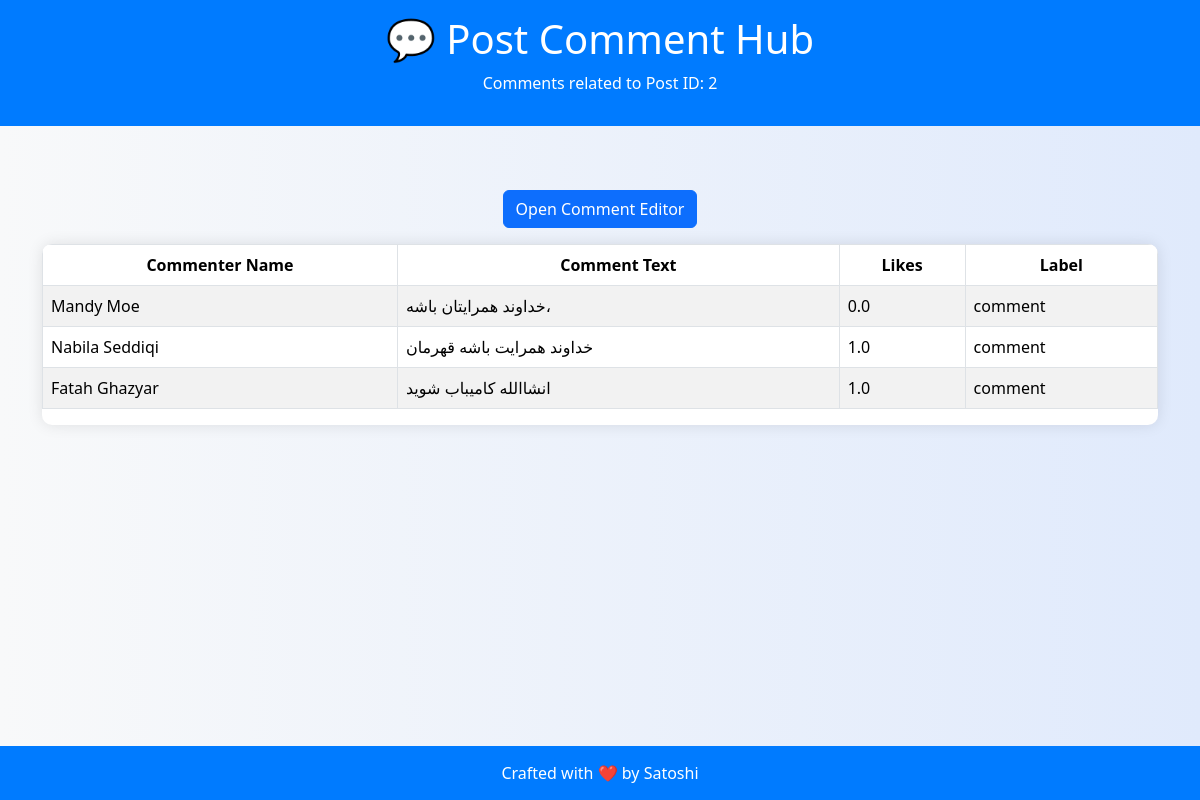
/postcomments/2/, run on the app's committed database.
### KATAPP/models.py (models this page shows)
class Comments(models.Model):
    comment_id = models.AutoField(primary_key=True)  # or IntegerField if manually set
    post_id = models.IntegerField(db_column='post-id', blank=True, null=True)  # Field renamed to remove unsuitable characters.
    commenttext = models.TextField(blank=True, null=True)
    commenter_name = models.TextField(db_column='commenter name', blank=True, null=True)  # Field renamed to remove unsuitable characters.
    likescount_on_comment = models.FloatField(db_column='likescount on comment', blank=True, null=True)  # Field renamed to remove unsuitable characters.
    comment_label = models.TextField(db_column='comment label', blank=True, null=True)  # Field renamed to remove unsuitable characters.
    label = models.TextField(db_column='Label', blank=True, null=True)  # Field name made lowercase.
    annotatorOne_comment_label = models.TextField(db_column='annotatorOne_comment_label', blank=True, null=True)  # Field renamed to remove unsuitable characters.
    annotatorTwo_comment_label = models.TextField(db_column='annotatorTwo_comment_label', blank=True, null=True)  # Field renamed to remove unsuitable characters.
    annotatorThree_comment_label = models.TextField(db_column='annotatorThree_comment_label', blank=True, null=True)  # Field renamed to remove unsuitable characters.
    class Meta:
        managed = False
        db_table = 'comments'

### KATAPP/views.py (the view)
# urls.py: path('postcomments/<int:post_id>/', views.post_comments_view, name='postcomments'),
def post_comments_view(request, post_id):
    comments = Comments.objects.filter(post_id=post_id)
    context = {
        'post_id': post_id,
        'comments': comments,
    }
    return render(request, 'postcommenthub.html', context)\

### Templates/postcommenthub.html (shortened to what this page needs)
<!DOCTYPE html>
<html lang="en">
<head>
    <link href="https://cdn.jsdelivr.net/npm/bootstrap@5.3.2/dist/css/bootstrap.min.css" rel="stylesheet">
</head>
<body>
<header>
    <h1>💬 Post Comment Hub</h1>
    <p>Comments related to Post ID: {{ post_id }}</p>
</header>
<div class="container my-5">
    <div class="container text-center my-3">
        {% url 'comment_editor' post_id=post.post_id as comment_url %}
        <a href="{{ comment_url }}" class="btn btn-primary">Open Comment Editor</a>
    </div>
    <div class="table-responsive">
        <table class="table table-striped table-hover table-bordered align-middle">
            <thead>
                <tr>
                    <th>Commenter Name</th>
                    <th>Comment Text</th>
                    <th>Likes</th>
                    <th>Label</th>
                </tr>
            </thead>
            <tbody>
                {% for comment in comments %}
                <tr>
                    <td>{{ comment.commenter_name }}</td>
                    <td>{{ comment.commenttext }}</td>
                    <td>{{ comment.likescount_on_comment }}</td>
                    <td>{{ comment.comment_label }}</td>
                </tr>
                {% empty %}
                <tr>
                    <td colspan="7" class="text-center text-muted">No comments found for this post.</td>
                </tr>
                {% endfor %}
            </tbody>
        </table>
    </div>
</div>
<footer>
    Crafted with ❤️ by <span>Satoshi</span>
</footer>
</body>
</html>

### Templates/postcommenthub.html (style rules this page uses)
body { background: linear-gradient(to right, #f8f9fa, #e0eafc); min-height: 100vh; display: flex; flex-direction: column; }
header, footer { background: #007bff; color: white; padding: 15px 0; text-align: center; }
.container { flex: 1; }
.table-responsive { max-height: 600px; overflow-y: auto; background: white; border-radius: 10px; box-shadow: 0 0 15px rgba(0, 0, 0, 0.1); }
thead th { background-color: #007bff; color: white; position: sticky; top: 0; text-align: center; }

### data on the page
Comments: commenter_name "Mandy Moe", commenttext "خداوند همرایتان باشه،", likescount_on_comment "0.0", comment_label "comment"
Comments: commenter_name "Nabila Seddiqi", commenttext "خداوند همرايت باشه قهرمان", likescount_on_comment "1.0", comment_label "comment"
Comments: commenter_name "Fatah Ghazyar", commenttext "انشاالله کامیباب شوید", likescount_on_comment "1.0", comment_label "comment"

### other printed values
{{ post_id }} "2"
